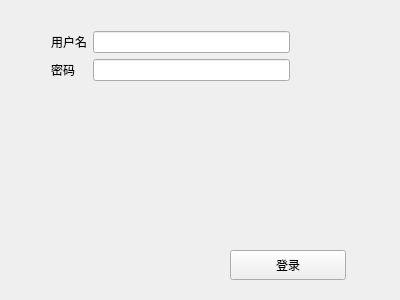
<?xml version="1.0" encoding="UTF-8"?>
<ui version="4.0">
 <class>Form</class>
 <widget class="QWidget" name="Form">
  <property name="geometry">
   <rect>
    <x>0</x>
    <y>0</y>
    <width>400</width>
    <height>300</height>
   </rect>
  </property>
  <property name="windowTitle">
   <string>Form</string>
  </property>
  <widget class="QPushButton" name="btn_login">
   <property name="geometry">
    <rect>
     <x>230</x>
     <y>250</y>
     <width>116</width>
     <height>30</height>
    </rect>
   </property>
   <property name="text">
    <string>登录</string>
   </property>
  </widget>
  <widget class="QWidget" name="">
   <property name="geometry">
    <rect>
     <x>51</x>
     <y>31</y>
     <width>239</width>
     <height>68</height>
    </rect>
   </property>
   <layout class="QFormLayout" name="formLayout">
    <item row="0" column="0">
     <widget class="QLabel" name="label">
      <property name="text">
       <string>用户名</string>
      </property>
     </widget>
    </item>
    <item row="0" column="1">
     <widget class="QLineEdit" name="let_name"/>
    </item>
    <item row="1" column="0">
     <widget class="QLabel" name="label_2">
      <property name="text">
       <string>密码</string>
      </property>
     </widget>
    </item>
    <item row="1" column="1">
     <widget class="QLineEdit" name="let_passward">
      <property name="echoMode">
       <enum>QLineEdit::Password</enum>
      </property>
     </widget>
    </item>
   </layout>
  </widget>
 </widget>
 <resources/>
 <connections/>
</ui>
